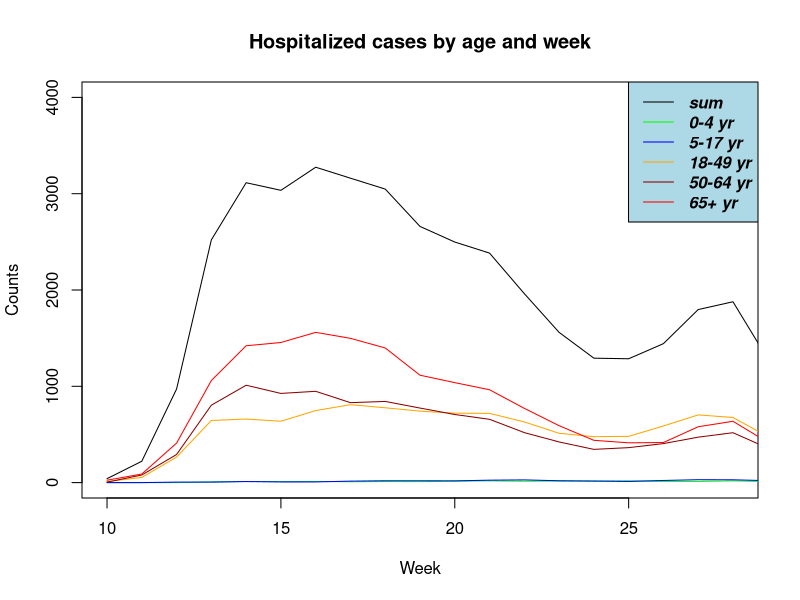

Source code (R):
#!/usr/bin/env Rscript 
# Plot hospitalized cases

setwd("~/git/R-Example")

d <- read.csv2("data/Hospitalized.csv")

d$sum <- d$YR0 + d$YR5  + d$YR18 + d$YR50 + d$YR65

colors <- c("black", "green","blue", "orange", "darkred", "red")
png ("png/hospitalized.png"
     , width = 1920
     , height = 1080
     )
plot( d$week
    , d$sum
    , type="l"
    , col=colors[1]
    , xlab="Week"
    , ylab="Counts"
    , xlim=c(10,28)
    , ylim=c(0,4000)
    , main="Hospitalized cases by age and week"
    )
lines ( d$week
    , d$YR0
    , type="l"
    , col=colors[2]
    )
lines ( d$week
    , d$YR5
    , type="l"
    , col=colors[3]
    )
lines ( d$week
    , d$YR18
    , type="l"
    , col=colors[4]
    )
lines ( d$week
    , d$YR50
    , type="l"
    , col=colors[5]
    )
lines ( d$week
    , d$YR65
    , type="l"
    , col=colors[6]
    )
legend (
      "topright"
    , legend=c( "sum"
	, "0-4 yr"
	, "5-17 yr"
	, "18-49 yr"
	, "50-64 yr"
	, "65+ yr"
	)
    , lty=rep(1,length(colors))
    , col=colors
    , cex=1
    , text.font=4
    , bg='lightblue'
    )

dev.off()